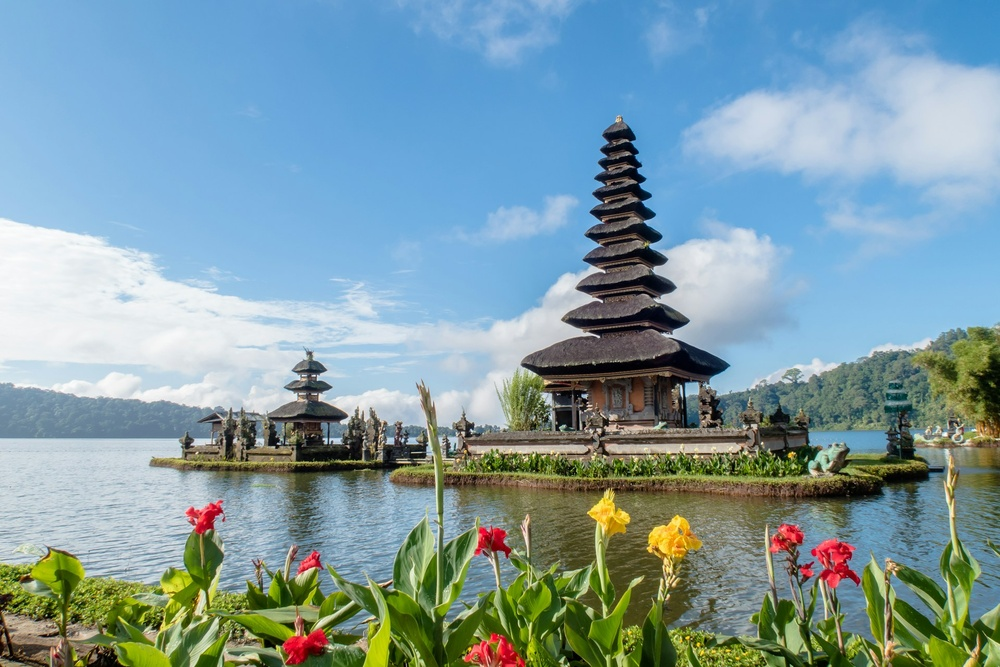
#> input picture Tutorial/data/bali.jpg, 1000 x 667 px, shrunk from 1920 x 1280 before the run
$ python colorspaces.py
#> lines starting #> are read from the running program, lines starting #| are printed output that depends on the picture
import cv2
import os


img = cv2.imread(os.path.join('data/bali.jpg'))
#> img is the input picture: shape (667, 1000, 3); mean B, G, R 163.7, 155.7, 127.2

img_rgb = cv2.cvtColor(img , cv2.COLOR_BGR2RGB)

img_gray = cv2.cvtColor(img , cv2.COLOR_BGR2GRAY)
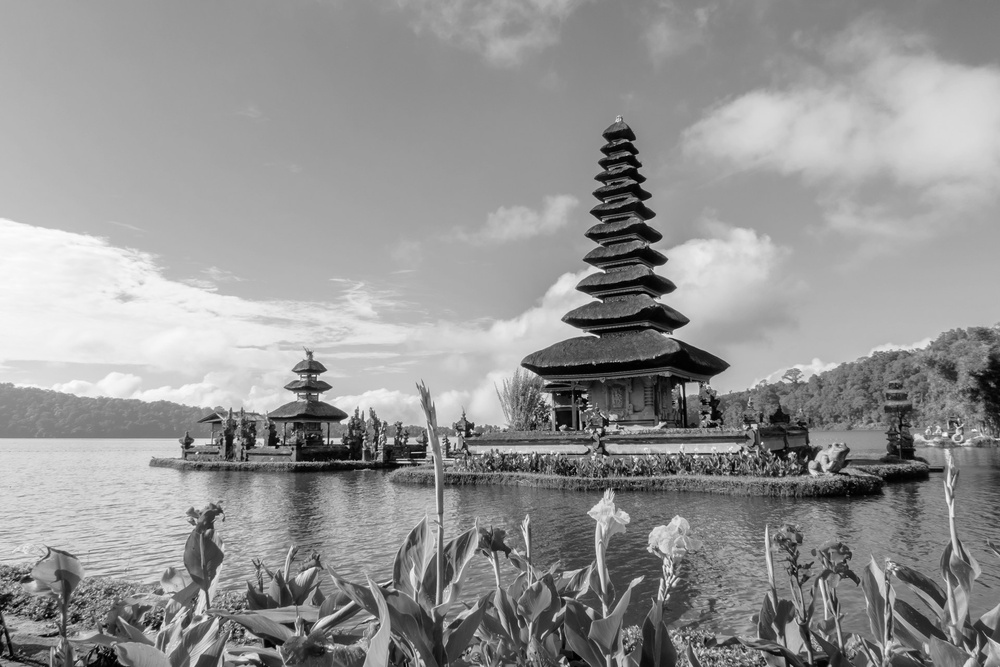
#> img_gray: shape (667, 1000); min 0, max 254, mean 148.1
img_hsv = cv2.cvtColor(img , cv2.COLOR_BGR2HSV)
#> img_hsv: shape (667, 1000, 3); mean H, S, V 84.2, 100.8, 180.3

cv2.imshow('img hsv' , img_hsv)
cv2.imshow('img' , img)
# cv2.imshow('img RGB' , img_rgb)
# cv2.imshow('img gray' , img_gray)

cv2.waitKey(0)
